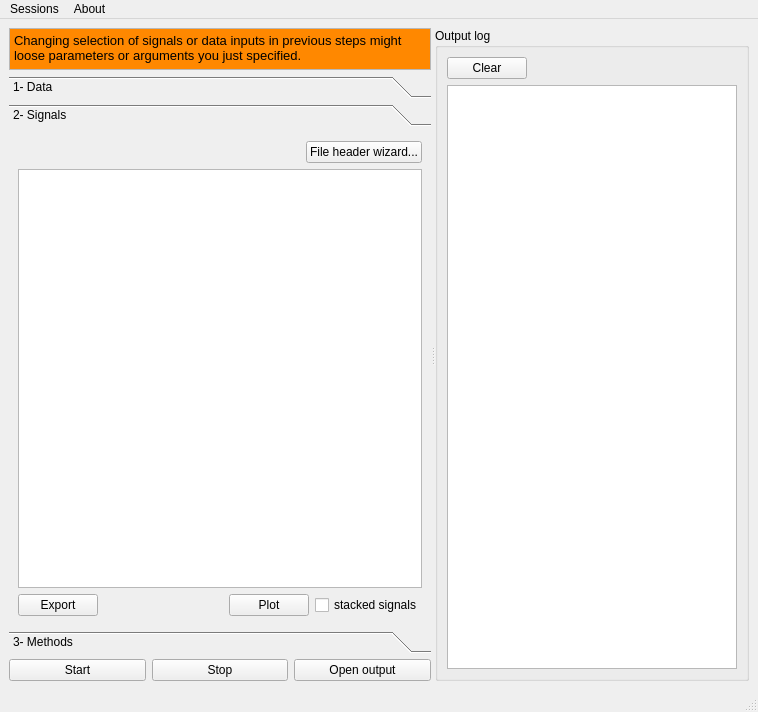
<?xml version="1.0" encoding="UTF-8"?>
<ui version="4.0">
 <class>MainWindow</class>
 <widget class="QMainWindow" name="MainWindow">
  <property name="geometry">
   <rect>
    <x>0</x>
    <y>0</y>
    <width>758</width>
    <height>712</height>
   </rect>
  </property>
  <property name="windowTitle">
   <string>Syncpy UI</string>
  </property>
  <widget class="QWidget" name="centralwidget">
   <layout class="QHBoxLayout" name="horizontalLayout_10">
    <item>
     <widget class="QSplitter" name="splitter">
      <property name="orientation">
       <enum>Qt::Horizontal</enum>
      </property>
      <widget class="QWidget" name="layoutWidget">
       <layout class="QVBoxLayout" name="verticalLayout_3">
        <item>
         <widget class="QTextEdit" name="warningWidget">
          <property name="enabled">
           <bool>true</bool>
          </property>
          <property name="maximumSize">
           <size>
            <width>16777215</width>
            <height>42</height>
           </size>
          </property>
          <property name="html">
           <string>&lt;!DOCTYPE HTML PUBLIC &quot;-//W3C//DTD HTML 4.0//EN&quot; &quot;http://www.w3.org/TR/REC-html40/strict.dtd&quot;&gt;
&lt;html&gt;&lt;head&gt;&lt;meta name=&quot;qrichtext&quot; content=&quot;1&quot; /&gt;&lt;style type=&quot;text/css&quot;&gt;
p, li { white-space: pre-wrap; }
&lt;/style&gt;&lt;/head&gt;&lt;body style=&quot; font-family:'MS Shell Dlg 2'; font-size:8.25pt; font-weight:400; font-style:normal;&quot; bgcolor=&quot;#ff8800&quot;&gt;
&lt;p style=&quot; margin-top:0px; margin-bottom:0px; margin-left:0px; margin-right:0px; -qt-block-indent:0; text-indent:0px;&quot;&gt;&lt;span style=&quot; font-size:10pt;&quot;&gt;Changing selection of signals or data inputs in previous steps might loose parameters or arguments you just specified.&lt;/span&gt;&lt;/p&gt;&lt;/body&gt;&lt;/html&gt;</string>
          </property>
          <property name="textInteractionFlags">
           <set>Qt::NoTextInteraction</set>
          </property>
         </widget>
        </item>
        <item>
         <widget class="QToolBox" name="toolBox">
          <property name="enabled">
           <bool>true</bool>
          </property>
          <property name="currentIndex">
           <number>1</number>
          </property>
          <widget class="QWidget" name="page_1">
           <property name="geometry">
            <rect>
             <x>0</x>
             <y>0</y>
             <width>422</width>
             <height>491</height>
            </rect>
           </property>
           <attribute name="label">
            <string>1- Data</string>
           </attribute>
           <layout class="QHBoxLayout" name="horizontalLayout_7">
            <item>
             <layout class="QVBoxLayout" name="verticalLayout">
              <item>
               <layout class="QHBoxLayout" name="horizontalLayout">
                <item>
                 <widget class="QToolButton" name="inputFolderToolButton">
                  <property name="text">
                   <string>Input Folder...</string>
                  </property>
                 </widget>
                </item>
                <item>
                 <spacer name="horizontalSpacer_4">
                  <property name="orientation">
                   <enum>Qt::Horizontal</enum>
                  </property>
                  <property name="sizeHint" stdset="0">
                   <size>
                    <width>40</width>
                    <height>20</height>
                   </size>
                  </property>
                 </spacer>
                </item>
               </layout>
              </item>
              <item>
               <widget class="QListView" name="inputFileslistView">
                <property name="editTriggers">
                 <set>QAbstractItemView::NoEditTriggers</set>
                </property>
                <property name="showDropIndicator" stdset="0">
                 <bool>true</bool>
                </property>
                <property name="dragEnabled">
                 <bool>true</bool>
                </property>
                <property name="dragDropOverwriteMode">
                 <bool>false</bool>
                </property>
                <property name="dragDropMode">
                 <enum>QAbstractItemView::InternalMove</enum>
                </property>
                <property name="defaultDropAction">
                 <enum>Qt::MoveAction</enum>
                </property>
                <property name="alternatingRowColors">
                 <bool>true</bool>
                </property>
                <property name="selectionMode">
                 <enum>QAbstractItemView::SingleSelection</enum>
                </property>
                <property name="selectionBehavior">
                 <enum>QAbstractItemView::SelectRows</enum>
                </property>
               </widget>
              </item>
              <item>
               <layout class="QHBoxLayout" name="horizontalLayout_4">
                <property name="sizeConstraint">
                 <enum>QLayout::SetDefaultConstraint</enum>
                </property>
                <item>
                 <widget class="QToolButton" name="outputFolderToolButton">
                  <property name="maximumSize">
                   <size>
                    <width>16777215</width>
                    <height>24</height>
                   </size>
                  </property>
                  <property name="text">
                   <string>Output Folder...</string>
                  </property>
                 </widget>
                </item>
                <item>
                 <widget class="QPlainTextEdit" name="outputFolderText">
                  <property name="sizePolicy">
                   <sizepolicy hsizetype="Expanding" vsizetype="Minimum">
                    <horstretch>0</horstretch>
                    <verstretch>0</verstretch>
                   </sizepolicy>
                  </property>
                  <property name="maximumSize">
                   <size>
                    <width>16777215</width>
                    <height>24</height>
                   </size>
                  </property>
                  <property name="cursor" stdset="0">
                   <cursorShape>IBeamCursor</cursorShape>
                  </property>
                  <property name="autoFillBackground">
                   <bool>false</bool>
                  </property>
                  <property name="readOnly">
                   <bool>true</bool>
                  </property>
                  <property name="backgroundVisible">
                   <bool>false</bool>
                  </property>
                 </widget>
                </item>
               </layout>
              </item>
             </layout>
            </item>
           </layout>
          </widget>
          <widget class="QWidget" name="page_2">
           <property name="geometry">
            <rect>
             <x>0</x>
             <y>0</y>
             <width>422</width>
             <height>491</height>
            </rect>
           </property>
           <attribute name="label">
            <string>2- Signals</string>
           </attribute>
           <layout class="QVBoxLayout" name="verticalLayout_2">
            <item>
             <layout class="QHBoxLayout" name="horizontalLayout_5">
              <item>
               <spacer name="horizontalSpacer_2">
                <property name="orientation">
                 <enum>Qt::Horizontal</enum>
                </property>
                <property name="sizeHint" stdset="0">
                 <size>
                  <width>40</width>
                  <height>20</height>
                 </size>
                </property>
               </spacer>
              </item>
              <item>
               <widget class="QPushButton" name="headerWizardButton">
                <property name="text">
                 <string>File header wizard...</string>
                </property>
               </widget>
              </item>
             </layout>
            </item>
            <item>
             <widget class="QTableWidget" name="inputSignalsWidget">
              <property name="dragEnabled">
               <bool>true</bool>
              </property>
              <property name="dragDropOverwriteMode">
               <bool>false</bool>
              </property>
              <property name="dragDropMode">
               <enum>QAbstractItemView::InternalMove</enum>
              </property>
              <property name="defaultDropAction">
               <enum>Qt::MoveAction</enum>
              </property>
              <property name="selectionMode">
               <enum>QAbstractItemView::MultiSelection</enum>
              </property>
              <property name="gridStyle">
               <enum>Qt::DashLine</enum>
              </property>
              <property name="columnCount">
               <number>3</number>
              </property>
              <attribute name="horizontalHeaderVisible">
               <bool>false</bool>
              </attribute>
              <attribute name="horizontalHeaderMinimumSectionSize">
               <number>37</number>
              </attribute>
              <column/>
              <column/>
              <column/>
             </widget>
            </item>
            <item>
             <layout class="QHBoxLayout" name="horizontalLayout_8">
              <item>
               <widget class="QPushButton" name="exportSignalsButton">
                <property name="text">
                 <string>Export</string>
                </property>
               </widget>
              </item>
              <item>
               <spacer name="horizontalSpacer_3">
                <property name="orientation">
                 <enum>Qt::Horizontal</enum>
                </property>
                <property name="sizeHint" stdset="0">
                 <size>
                  <width>40</width>
                  <height>20</height>
                 </size>
                </property>
               </spacer>
              </item>
              <item>
               <widget class="QPushButton" name="plotSignalsButton">
                <property name="text">
                 <string>Plot</string>
                </property>
               </widget>
              </item>
              <item>
               <widget class="QCheckBox" name="signalsStackedCheckBox">
                <property name="text">
                 <string>stacked signals</string>
                </property>
               </widget>
              </item>
             </layout>
            </item>
           </layout>
          </widget>
          <widget class="QWidget" name="page_3">
           <property name="geometry">
            <rect>
             <x>0</x>
             <y>0</y>
             <width>422</width>
             <height>491</height>
            </rect>
           </property>
           <attribute name="label">
            <string>3- Methods</string>
           </attribute>
           <layout class="QHBoxLayout" name="horizontalLayout_6">
            <item>
             <widget class="QSplitter" name="splitter_2">
              <property name="orientation">
               <enum>Qt::Vertical</enum>
              </property>
              <widget class="QTreeWidget" name="methodsTreeWidget">
               <column>
                <property name="text">
                 <string>Methods</string>
                </property>
               </column>
              </widget>
              <widget class="QGroupBox" name="methodsArgsGroupBox2">
               <property name="title">
                <string>Description</string>
               </property>
               <property name="flat">
                <bool>false</bool>
               </property>
               <layout class="QVBoxLayout" name="verticalLayout_5">
                <item>
                 <widget class="QPlainTextEdit" name="methodDescriptionTextEdit">
                  <property name="readOnly">
                   <bool>true</bool>
                  </property>
                 </widget>
                </item>
               </layout>
              </widget>
              <widget class="QGroupBox" name="methodsArgsGroupBox">
               <property name="title">
                <string>Arguments</string>
               </property>
              </widget>
             </widget>
            </item>
           </layout>
          </widget>
         </widget>
        </item>
        <item>
         <layout class="QHBoxLayout" name="horizontalLayout_2">
          <item>
           <widget class="QPushButton" name="startPushButton">
            <property name="enabled">
             <bool>true</bool>
            </property>
            <property name="text">
             <string>Start</string>
            </property>
            <property name="iconSize">
             <size>
              <width>24</width>
              <height>24</height>
             </size>
            </property>
           </widget>
          </item>
          <item>
           <widget class="QPushButton" name="stopPushButton">
            <property name="text">
             <string>Stop</string>
            </property>
            <property name="iconSize">
             <size>
              <width>24</width>
              <height>24</height>
             </size>
            </property>
           </widget>
          </item>
          <item>
           <widget class="QPushButton" name="openOutputPushButton">
            <property name="text">
             <string>Open output</string>
            </property>
            <property name="iconSize">
             <size>
              <width>24</width>
              <height>24</height>
             </size>
            </property>
           </widget>
          </item>
         </layout>
        </item>
       </layout>
      </widget>
      <widget class="QGroupBox" name="groupBox">
       <property name="title">
        <string>Output log</string>
       </property>
       <layout class="QVBoxLayout" name="verticalLayout_6">
        <item>
         <layout class="QVBoxLayout" name="verticalLayout_4">
          <item>
           <layout class="QHBoxLayout" name="horizontalLayout_3">
            <item>
             <widget class="QPushButton" name="clearLogPushButton">
              <property name="text">
               <string>Clear</string>
              </property>
             </widget>
            </item>
            <item>
             <spacer name="horizontalSpacer">
              <property name="orientation">
               <enum>Qt::Horizontal</enum>
              </property>
              <property name="sizeHint" stdset="0">
               <size>
                <width>40</width>
                <height>20</height>
               </size>
              </property>
             </spacer>
            </item>
           </layout>
          </item>
          <item>
           <widget class="QTextEdit" name="outputPrintEdit">
            <property name="cursor" stdset="0">
             <cursorShape>ArrowCursor</cursorShape>
            </property>
            <property name="acceptDrops">
             <bool>false</bool>
            </property>
            <property name="autoFillBackground">
             <bool>false</bool>
            </property>
           </widget>
          </item>
         </layout>
        </item>
       </layout>
      </widget>
     </widget>
    </item>
   </layout>
  </widget>
  <widget class="QMenuBar" name="menubar">
   <property name="geometry">
    <rect>
     <x>0</x>
     <y>0</y>
     <width>758</width>
     <height>21</height>
    </rect>
   </property>
   <widget class="QMenu" name="menuCharger_une_session">
    <property name="title">
     <string>Sessions</string>
    </property>
    <addaction name="actionLoadSession"/>
    <addaction name="separator"/>
    <addaction name="actionSaveSession"/>
    <addaction name="actionSaveSessionOver"/>
   </widget>
   <widget class="QMenu" name="menuAbout">
    <property name="title">
     <string>About</string>
    </property>
    <addaction name="actionGIT"/>
    <addaction name="actionAbout"/>
   </widget>
   <addaction name="menuCharger_une_session"/>
   <addaction name="menuAbout"/>
  </widget>
  <widget class="QStatusBar" name="statusbar"/>
  <action name="actionLoadSession">
   <property name="text">
    <string>Load...</string>
   </property>
  </action>
  <action name="actionSaveSession">
   <property name="text">
    <string>Save as...</string>
   </property>
  </action>
  <action name="actionGIT">
   <property name="text">
    <string>GIT</string>
   </property>
  </action>
  <action name="actionSaveSessionOver">
   <property name="enabled">
    <bool>false</bool>
   </property>
   <property name="text">
    <string>Save over</string>
   </property>
  </action>
  <action name="actionAbout">
   <property name="text">
    <string>About</string>
   </property>
  </action>
 </widget>
 <resources/>
 <connections/>
</ui>
